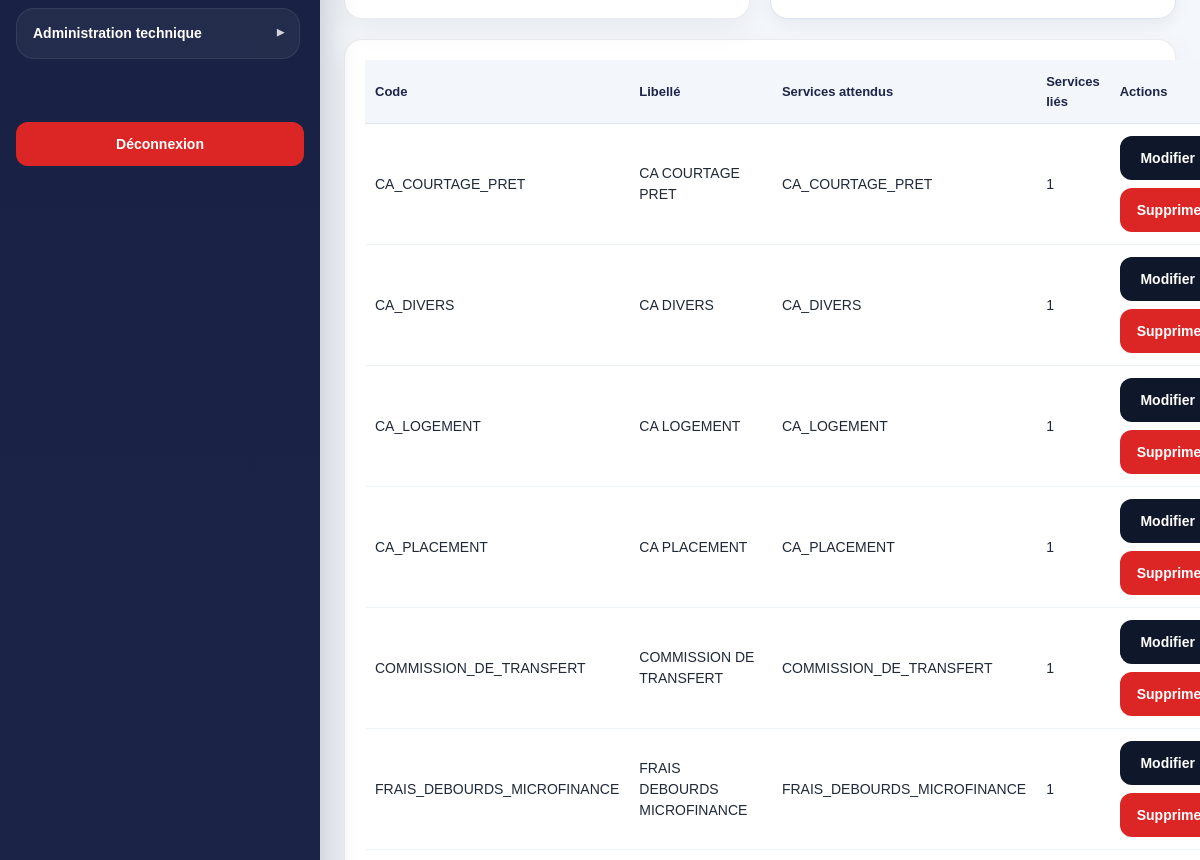
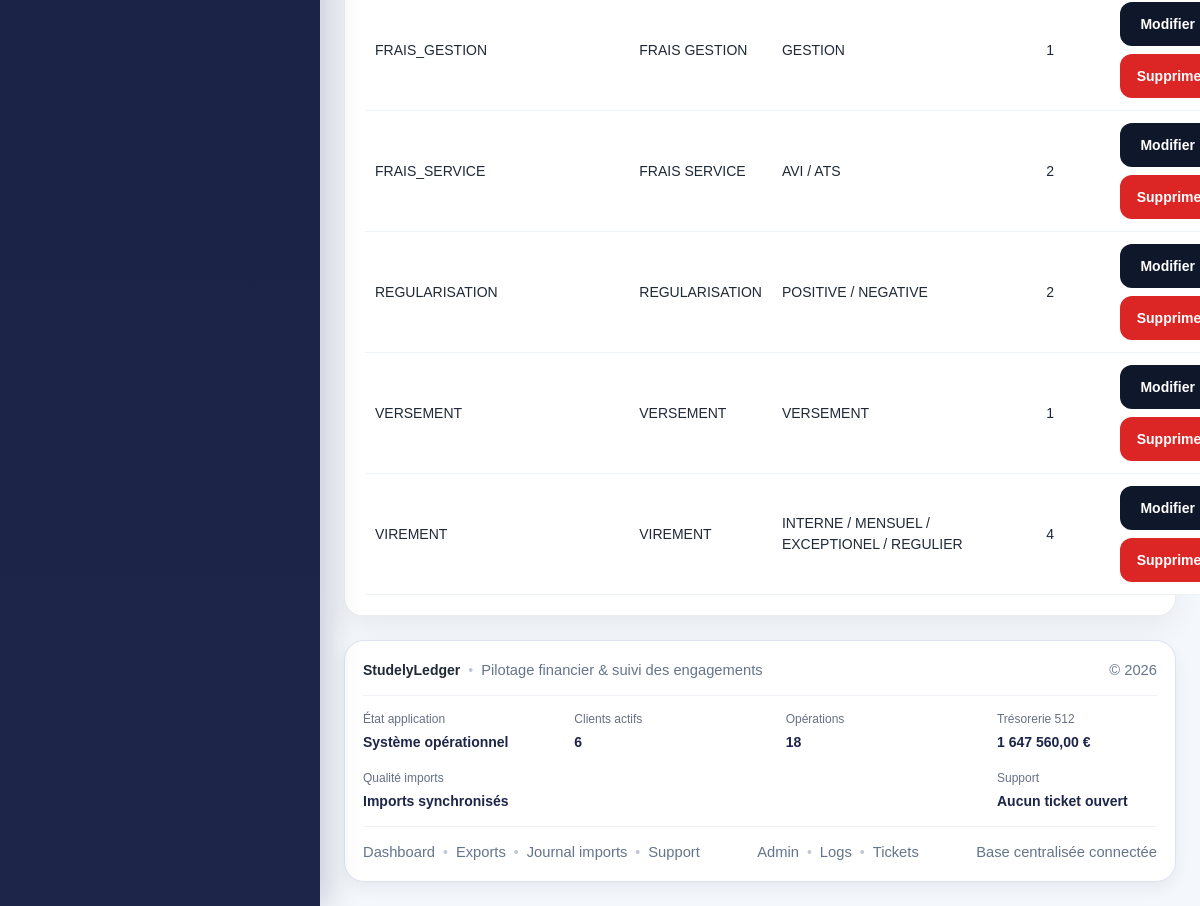
Page /modules/admin_functional/manage_operation_types.php (signed in, lower part) on the earlier database version (2 pictures, top to bottom).
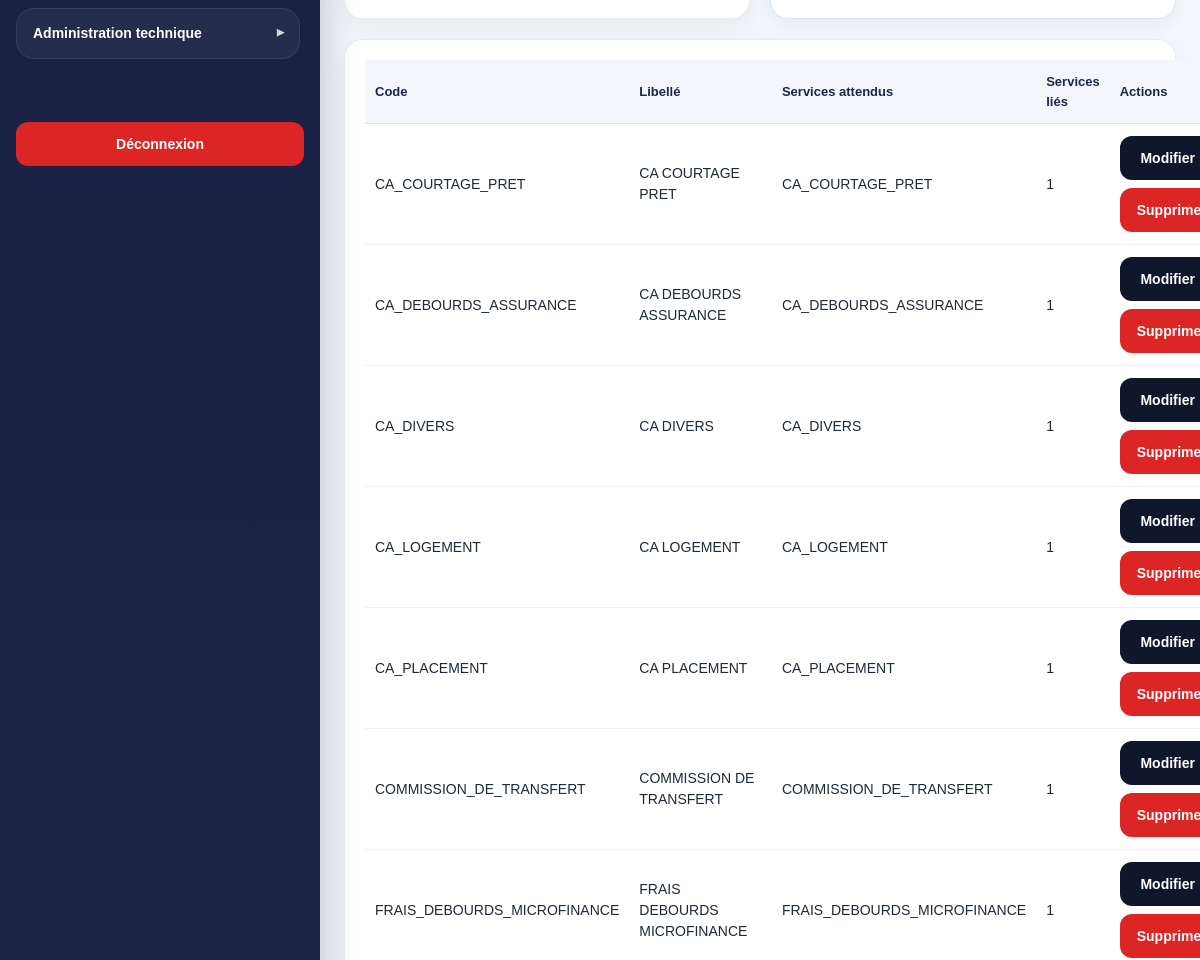
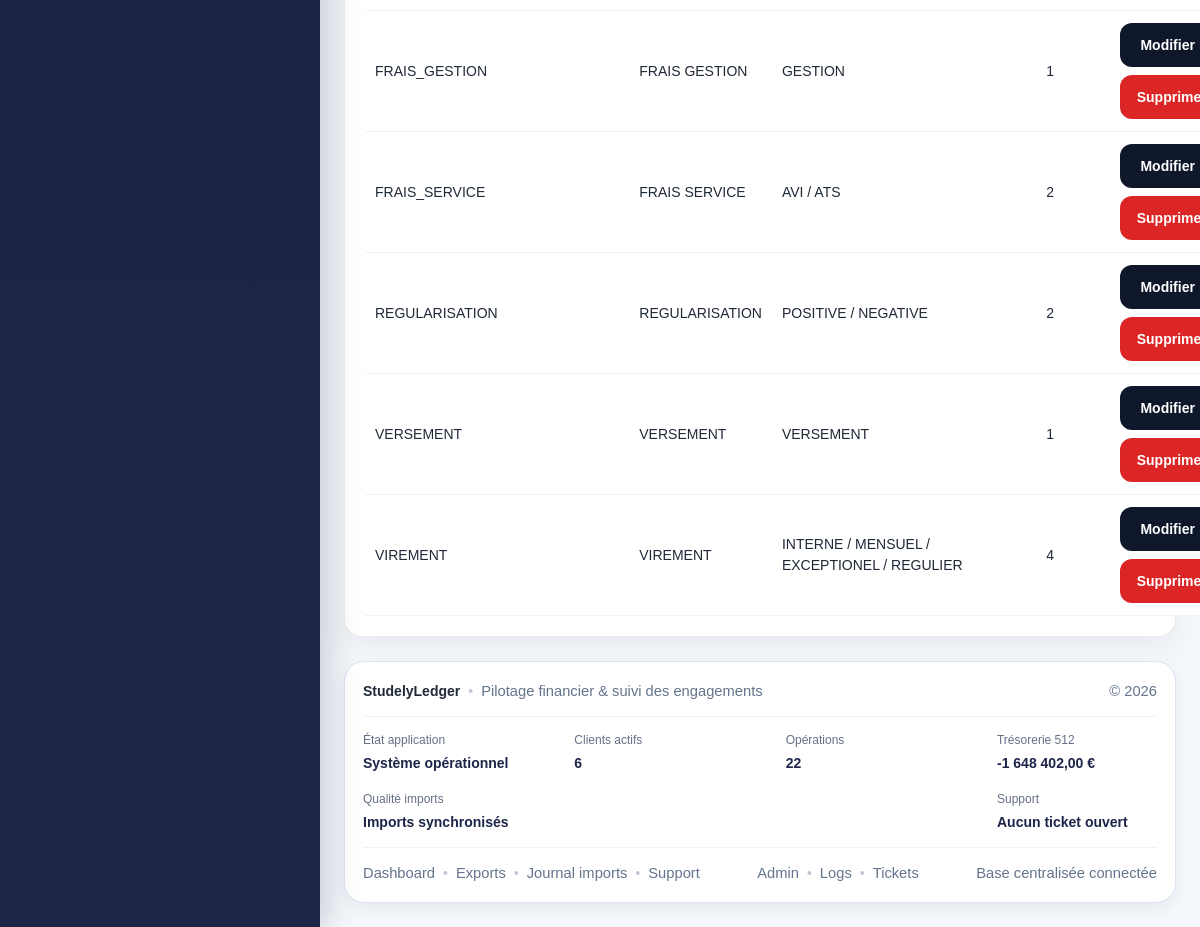
Same page on the later database version (2 pictures, top to bottom).
### tables this page shows
CREATE TABLE `ref_operation_types` (
  `id` int(11) NOT NULL,
  `code` varchar(100) NOT NULL,
  `label` varchar(150) NOT NULL,
  `direction` enum('credit','debit','mixed') NOT NULL DEFAULT 'mixed',
  `is_active` tinyint(1) NOT NULL DEFAULT 1,
  `created_at` datetime NOT NULL DEFAULT current_timestamp(),
  `updated_at` datetime DEFAULT NULL
);

### includes/admin_functions.php (called while the page is built, shortened)
<?php
if (!function_exists('e')) {
    function e(?string $value): string
    {
        return htmlspecialchars((string)($value ?? ''), ENT_QUOTES, 'UTF-8');
    }
}
if (!function_exists('tableExists')) {
    function tableExists(PDO $pdo, string $tableName): bool
    {
        $stmt = $pdo->prepare("
            SELECT COUNT(*)
            FROM information_schema.TABLES
            WHERE TABLE_SCHEMA = DATABASE()
              AND TABLE_NAME = ?
        ");
        $stmt->execute([$tableName]);
        return (int)$stmt->fetchColumn() > 0;
    }
}
if (!function_exists('columnExists')) {
    function columnExists(PDO $pdo, string $tableName, string $columnName): bool
    {
        $stmt = $pdo->prepare("
            SELECT COUNT(*)
            FROM information_schema.COLUMNS
            WHERE TABLE_SCHEMA = DATABASE()
              AND TABLE_NAME = ?
              AND COLUMN_NAME = ?
        ");
        $stmt->execute([$tableName, $columnName]);
        return (int)$stmt->fetchColumn() > 0;
    }
}
if (!function_exists('currentUserRecord')) {
    function currentUserRecord(PDO $pdo): ?array
    {
        $userId = (int)($_SESSION['user_id'] ?? 0);
        $roleJoin = '';
        $roleSelect = 'NULL AS role_code, NULL AS role_label, NULL AS legacy_role';
        if (tableExists($pdo, 'roles') && columnExists($pdo, 'users', 'role_id')) {
            $roleJoin = 'LEFT JOIN roles r ON r.id = u.role_id';
            $roleSelectParts = [];
            $roleSelectParts[] = columnExists($pdo, 'roles', 'code') ? 'r.code AS role_code' : 'NULL AS role_code';
            $roleSelectParts[] = columnExists($pdo, 'roles', 'label')
                ? 'r.label AS role_label'
                : (columnExists($pdo, 'roles', 'name') ? 'r.name AS role_label' : 'NULL AS role_label');
            $roleSelectParts[] = columnExists($pdo, 'users', 'role') ? 'u.role AS legacy_role' : 'NULL AS legacy_role';
            $roleSelect = implode(', ', $roleSelectParts);
        } elseif (columnExists($pdo, 'users', 'role')) {
            $roleSelect = 'NULL AS role_code, NULL AS role_label, u.role AS legacy_role';
        }
        $userColumns = ['u.id'];
        $optionalUserColumns = [
            'username',
            'email',
            'is_active',
            'role_id',
            'role',
            'created_at',
            'updated_at',
        ];
        foreach ($optionalUserColumns as $column) {
            if (columnExists($pdo, 'users', $column)) {
                $userColumns[] = 'u.' . $column;
            }
        }
        $stmt = $pdo->prepare("
            SELECT
                " . implode(', ', $userColumns) . ",
                {$roleSelect}
            FROM users u
            {$roleJoin}
            WHERE u.id = ?
            LIMIT 1
        ");
        $stmt->execute([$userId]);
        $user = $stmt->fetch(PDO::FETCH_ASSOC);
        return $user ?: null;
    }
}
if (!function_exists('currentUserHasRoleCode')) {
    function currentUserHasRoleCode(PDO $pdo, array $roleCodes): bool
    {
        $user = currentUserRecord($pdo);
        $currentValues = [
            strtolower(trim((string)($user['role_code'] ?? ''))),
            strtolower(trim((string)($user['legacy_role'] ?? ''))),
            strtolower(trim((string)($user['role_label'] ?? ''))),
            strtolower(trim((string)($_SESSION['role'] ?? ''))),
            strtolower(trim((string)($_SESSION['role_name'] ?? ''))),
        ];
        foreach ($roleCodes as $code) {
            $normalized = strtolower(trim((string)$code));
            if ($normalized !== '' && in_array($normalized, $currentValues, true)) {
                return true;
            }
        }
        return false;
    }
}
if (!function_exists('currentUserIsAdminLike')) {
    function currentUserIsAdminLike(PDO $pdo): bool
    {
        return currentUserHasRoleCode($pdo, [
            'admin',
            'superadmin',
            'super_admin',
            'admin_tech',
            'admin-tech',
            'admin technique',
            'administrateur',
            'administrateur technique',
            'admin global',
        ]);
    }
}
if (!function_exists('studelyCanAccess')) {
    function studelyCanAccess(PDO $pdo, string $accessKey): bool
    {
        $map = studelyAccessMap();
        $codes = $map[$accessKey] ?? [];
        if (currentUserIsAdminLike($pdo)) {
            return true;
        }
        return currentUserCanAny($pdo, $codes);
    }
}
if (!function_exists('sl_normalize_code')) {
    function sl_normalize_code(?string $value): string
    {
        $value = strtoupper(trim((string)$value));
        $value = str_replace(
            ['É','È','Ê','Ë','À','Â','Ä','Î','Ï','Ô','Ö','Ù','Û','Ü','Ç',' ', '-', '/', '\''],
            ['E','E','E','E','A','A','A','I','I','O','O','U','U','U','C','_','_','_',''],
            $value
        );
        $value = preg_replace('/[^A-Z0-9_]/', '', $value);
        $value = preg_replace('/_+/', '_', $value);
        return trim((string)$value, '_');
    }
}

### modules/admin_functional/manage_operation_types.php (the view, shortened to what the changed rows need)
<?php
$pdo = getPDO();
require_once __DIR__ . '/../../includes/admin_functions.php';
$rows = tableExists($pdo, 'ref_operation_types')
    ? $pdo->query("
        SELECT
            rot.*,
            (SELECT COUNT(*) FROM ref_services rs WHERE rs.operation_type_id = rot.id) AS services_count
        FROM ref_operation_types rot
        ORDER BY rot.label ASC
    ")->fetchAll(PDO::FETCH_ASSOC)
    : [];
require_once __DIR__ . '/../../includes/document_start.php';
?>
<div class="layout">
<?php require_once __DIR__ . '/../../includes/sidebar.php'; ?>
<div class="main">
    <div class="table-card" style="margin-top:20px;">
        <table>
            <thead>
                <tr>
                    <th>Code</th>
                    <th>Libellé</th>
                    <th>Services attendus</th>
                    <th>Services liés</th>
                    <th>Actions</th>
                </tr>
            </thead>
            <tbody>
                <?php foreach ($rows as $row): ?>
                    <?php $normalized = sl_normalize_code($row['code'] ?? ''); ?>
                    <tr>
                        <td><?= e($row['code'] ?? '') ?></td>
                        <td><?= e($row['label'] ?? '') ?></td>
                        <td><?= e(implode(' / ', $map[$normalized] ?? [])) ?></td>
                        <td><?= (int)($row['services_count'] ?? 0) ?></td>
                        <td>
                            <div class="btn-group">
                                <a class="btn btn-secondary" href="<?= APP_URL ?>modules/admin_functional/manage_operation_types.php?edit=<?= (int)$row['id'] ?>">Modifier</a>
                                <a class="btn btn-danger" href="<?= APP_URL ?>modules/admin_functional/manage_operation_types.php?delete=<?= (int)$row['id'] ?>" onclick="return confirm('Supprimer ce type d’opération ?');">Supprimer</a>
                            </div>
                        </td>
                    </tr>
                <?php endforeach; ?>
            </tbody>
        </table>
    </div>
    <?php require_once __DIR__ . '/../../includes/footer.php'; ?>
</div>
</div>
<?php require_once __DIR__ . '/../../includes/document_end.php'; ?>

### includes/footer.php (shortened to what the changed rows need)
<?php
require_once __DIR__ . '/admin_functions.php';
$totalOperations = 0;
$totalTreasuryBalance = 0.0;
try {
    if (tableExists($pdo, 'operations')) {
        $totalOperations = (int)$pdo->query("
            SELECT COUNT(*)
            FROM operations
        ")->fetchColumn();
    }
    if (tableExists($pdo, 'treasury_accounts')) {
        $totalTreasuryBalance = (float)$pdo->query("
            SELECT COALESCE(SUM(current_balance), 0)
            FROM treasury_accounts
            WHERE COALESCE(is_active, 1) = 1
        ")->fetchColumn();
    }
} catch (Throwable $e) {
}
?>
<footer class="app-footer">
    <div class="rich-footer">
        <div class="system-status-bar">
            <div class="status-item">
                <span class="status-label">Opérations</span>
                <span class="status-value"><?= number_format($totalOperations, 0, ',', ' ') ?></span>
            </div>
            <div class="status-item">
                <span class="status-label">Trésorerie 512</span>
                <span class="status-value"><?= number_format($totalTreasuryBalance, 2, ',', ' ') ?> €</span>
            </div>
        </div>
    </div>
</footer>

Differences in the rows shown:
added ref_operation_types: code "CA_DEBOURDS_ASSURANCE", label "CA DEBOURDS ASSURANCE", services_count "1"
Other differences:
$totalOperations: "18" → "22"
$totalTreasuryBalance: "1 647 560,00" → "-1 648 402,00"
